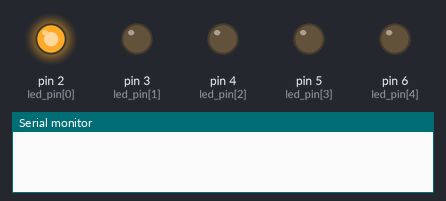
Bench run of a sketch on a simulated Arduino Uno, built with avr-gcc and run on an emulated ATmega328P. On the bench: output pins drawn as LEDs (lit = HIGH), the last lines printed to the serial monitor.

Above: at 0.5 s.
At 1.5 s:
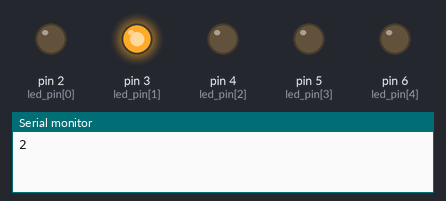
At 2.5 s:
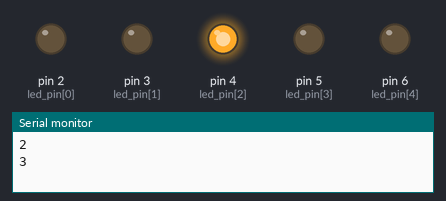
At 3.5 s:
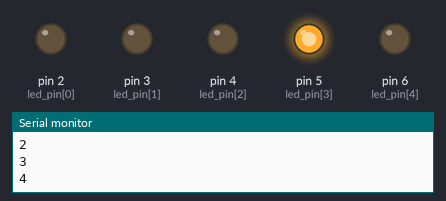
At 4.5 s:
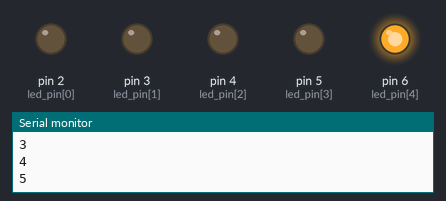
Timing chart, 0 to 6.5 s (numbered marks = the images above):
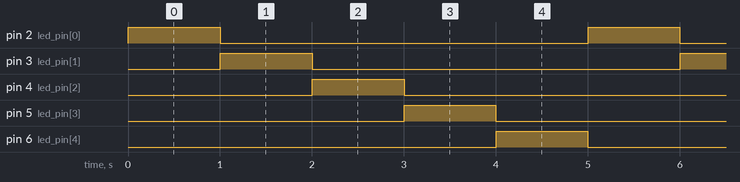

The sketch:

Led_RELAY_Array.ino
```cpp
#define DELAY_TIME 100
int led_pin[] = {2, 3, 4, 5, 6};
int state = 0;
void setup() {
  for (int i = 0; i < 5; i++) {
    pinMode(led_pin[i], OUTPUT);
  }
  Serial.begin(9600); //9600dps 속도로
}

void loop() {
  for (int i = 0; i < 5; i++) {
    digitalWrite(led_pin[i], HIGH);
    delay(1000);
    digitalWrite(led_pin[i], LOW);
    Serial.println(led_pin[i]);
  }
}
```

Measured:
- by itself, pin 2 (led_pin[0]), pin 3 (led_pin[1]), pin 4 (led_pin[2]), pin 5 (led_pin[3]), pin 6 (led_pin[4]): alternates HIGH for 1.0 s and LOW for 4.0 s
- by itself, everything shown: repeats every 5.0 s, in 6 steps
